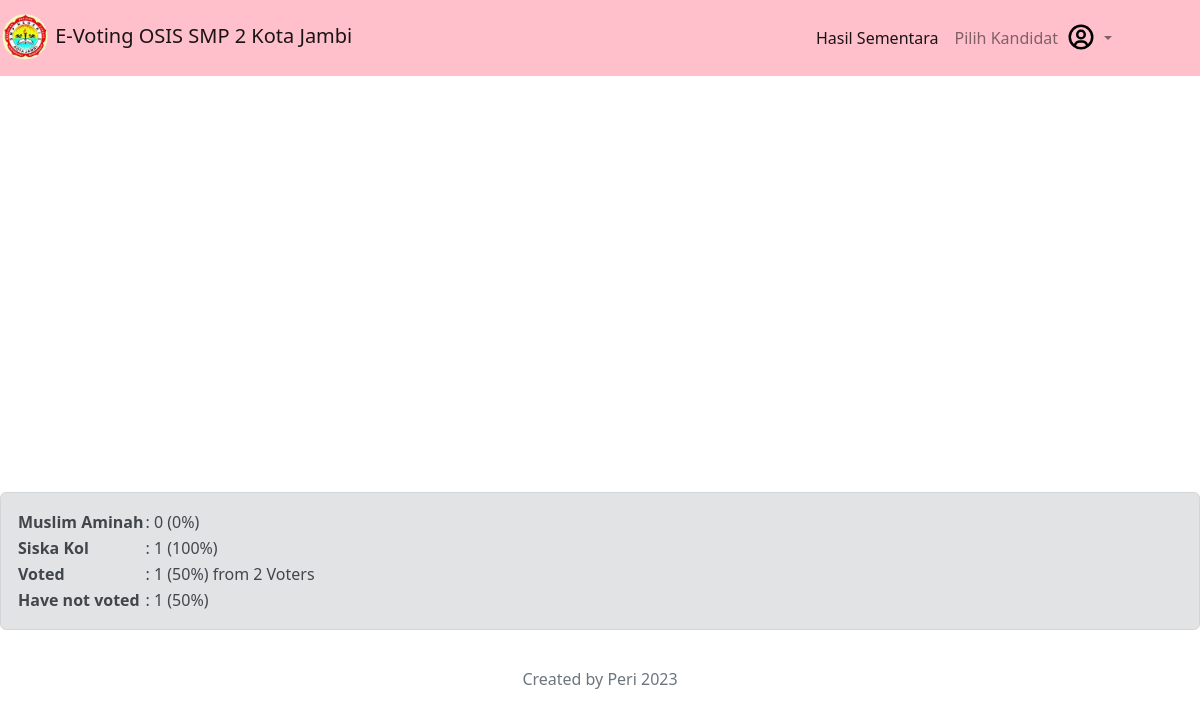
The app's page /beranda.php, older data.
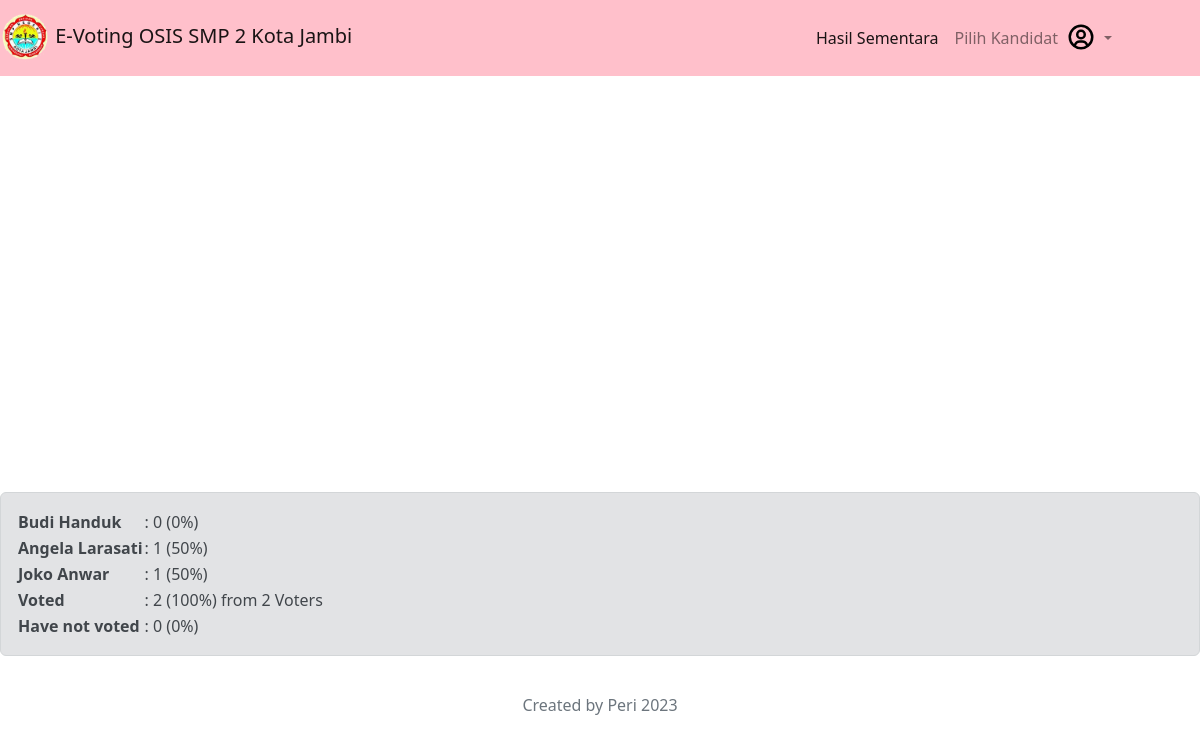
The same page, newer data.
### tables this page shows
CREATE TABLE `candidates` (
  `no_urut` int(11) NOT NULL,
  `nis` varchar(10) NOT NULL,
  `photo` varchar(100) NOT NULL,
  `name` varchar(30) NOT NULL,
  `class` varchar(10) NOT NULL,
  `motto` varchar(200) NOT NULL,
  `counts` int(11) NOT NULL
);

### hasil.php (the view, shortened to what this page needs)
<?php
include_once "library/inc.connection.php";
$query = "SELECT name, counts FROM candidates ORDER BY no_urut ASC";
$result = mysqli_query($conn, $query);
$sum = 0;
if (mysqli_num_rows($result) > 0) {
    while ($row = mysqli_fetch_assoc($result)) {
        $sum += $row["counts"];
    }
}
$query = "SELECT COUNT(*) FROM participants";
$result = mysqli_query($conn, $query);
if (mysqli_num_rows($result) > 0) {
    if ($row = mysqli_fetch_array($result)) {
        $allVoters = $row[0];
    }
}
?>
<!DOCTYPE html>
<html lang="en">
<head>
    <link href="https://cdn.jsdelivr.net/npm/bootstrap@5.2.3/dist/css/bootstrap.min.css" rel="stylesheet"
>
</head>
<body>
    <div id="chart" style="min-width: 310px; height: 400px; margin: 0 auto" class="mt-3"></div>
                <?php
                    if ($sum != 0) {
                        $query = "SELECT name, counts FROM candidates ORDER BY no_urut ASC";
                        $result = mysqli_query($conn, $query);
                    }
                    ?>
    <div class="alert alert-secondary">
        <table>
            <?php
            mysqli_data_seek($result, 0);
            while ($row = mysqli_fetch_assoc($result)) {
                echo "<tr>";
                echo "<td><strong>{$row["name"]} </strong></td>";
                $percent = round(($row["counts"] / $sum) * 100);
                echo "<td>: {$row["counts"]} ($percent%) </td>";
                echo "</tr>";
            }
            ?>
            <tr>
                <td><strong>Voted</strong></td>
                <td>: <?php echo "$sum (" . round(($sum / $allVoters) * 100) . "%)"; ?> from
                    <?php echo "$allVoters Voters"; ?></td>
            </tr>
            <tr>
                <td><strong>Have not voted</strong></td>
                <td>: <?php echo ($allVoters - $sum) . " (" . round(($allVoters - $sum) / $allVoters * 100) . "%)"; ?>
                </td>
            </tr>
        </table>
    </div>

### beranda.php (shortened to what this page needs)
<?php
include_once "library/inc.connection.php";
if (isset($_GET["nav"])) {
    $nav = $_GET["nav"];
} else {
    $nav = "";
}
if ($nav == "") {
    $nav = "hasil";
}
?>
<!DOCTYPE html>
<html lang="en">
<head>
    <link rel="stylesheet" href="assets/css/bootstrap.min.css">
    <link href="https://cdn.jsdelivr.net/npm/bootstrap@5.2.3/dist/css/bootstrap.min.css" rel="stylesheet"
>
</head>
<body>
    <div class="navbar navbar-expand-lg navbar-light justify-content-between" style="background-color: #FFC0CB; ">
        <a href="index.php?nav=hasil" class="navbar-brand"><img src="assets/img/2.png" class="rounded" alt="evoting"
                style="width: 50px; height:50px">
            E-Voting OSIS SMP 2
            Kota Jambi</a>
        <ul class="navbar-nav" style="margin-right: 5rem;">
            <li class="nav-item <?php if ($nav == "hasil") echo "active"; ?>"><a
                    href="?nav=hasil&name=<?php echo $_GET["name"]; ?>" class="nav-link">Hasil Sementara</a></li>
            <li class="nav-item <?php if ($nav == "pilih") echo "active"; ?>"><a
                    href="?nav=pilih&name=<?php echo $_GET["name"]; ?>" class="nav-link">Pilih Kandidat</a>
            </li>
            <li class="nav-item dropdown">
                <div class="d-flex">
                    <a href="" class="nav-link logout dropdown-toggle text-uppercase"><?php echo $_GET["name"]; ?></a>
                </div>
            </li>
        </ul>
    </div>
    <?php
    switch ($nav) {
        case "hasil":
            include_once "hasil.php";
            break;
    }
    ?>
</body>
<footer class="footer">
    <h6 class="pt-4 text-muted text-center">Created by Peri 2023</h6>
</footer>
</html>

Row changes from the older to the newer data that the page shows:
changed candidates: name "Muslim Aminah" → "Budi Handuk"
changed candidates: name "Siska Kol" → "Angela Larasati"; counts "100" → "50"
added candidates: name "Joko Anwar", counts "1", counts "50"
Text that changed along with them:
$sum: "1" → "2"
$allVoters - $sum: "1" → "0"
text no longer shown: "50 50"
text now shown: "100 0"
